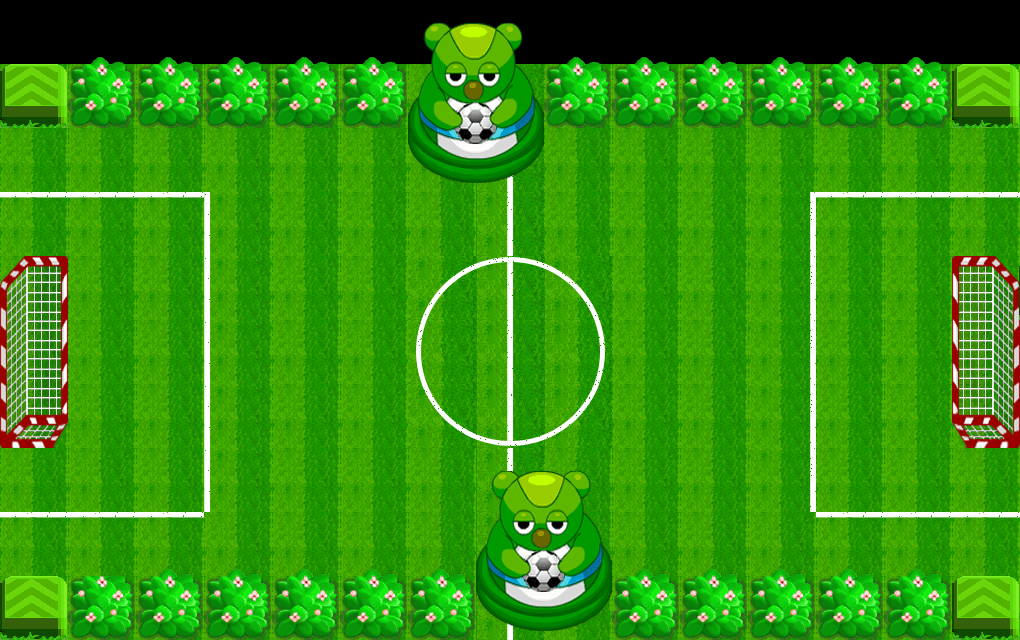

The image is a tile-based game level rendered from a .tmx file. Its description and source (layers, tilesets, objects; grid data summarised) follow:
An orthogonal 15x10 tile map with 68x64 px tiles, 4 tile layers (bg, item, wall, fg) and 2 objects (player1, player2).

<map version="1.0" orientation="orthogonal" renderorder="right-down" width="15" height="10" tilewidth="68" tileheight="64" nextobjectid="7">
 <tileset firstgid="1" name="football" tilewidth="68" tileheight="64" tilecount="40" columns="5">
  <image source="football.png" width="340" height="512" />
  <tile id="8">
   <properties>
    <property name="block" value="1" />
   </properties>
  </tile>
  <tile id="9">
   <properties>
    <property name="block" value="1" />
   </properties>
  </tile>
  <tile id="10">
   <properties>
    <property name="block" value="1" />
   </properties>
  </tile>
  <tile id="11">
   <properties>
    <property name="block" value="1" />
   </properties>
  </tile>
  <tile id="12">
   <properties>
    <property name="block" value="1" />
   </properties>
  </tile>
  <tile id="13">
   <properties>
    <property name="block" value="1" />
   </properties>
  </tile>
  <tile id="14">
   <properties>
    <property name="block" value="1" />
   </properties>
  </tile>
  <tile id="15">
   <properties>
    <property name="block" value="1" />
   </properties>
  </tile>
  <tile id="16">
   <properties>
    <property name="block" value="1" />
   </properties>
  </tile>
  <tile id="18">
   <properties>
    <property name="block" value="1" />
   </properties>
  </tile>
  <tile id="19">
   <properties>
    <property name="block" value="1" />
   </properties>
  </tile>
  <tile id="20">
   <properties>
    <property name="block" value="1" />
   </properties>
  </tile>
  <tile id="21">
   <properties>
    <property name="block" value="1" />
   </properties>
  </tile>
  <tile id="22">
   <properties>
    <property name="hide" value="1" />
   </properties>
  </tile>
  <tile id="23">
   <properties>
    <property name="block" value="1" />
   </properties>
  </tile>
  <tile id="24">
   <properties>
    <property name="block" value="1" />
   </properties>
  </tile>
  <tile id="28">
   <properties>
    <property name="block" value="1" />
   </properties>
  </tile>
  <tile id="29">
   <properties>
    <property name="block" value="1" />
   </properties>
  </tile>
 </tileset>
 <layer name="bg" width="15" height="10">
  <data>[150 cells, 135 non-empty, 13 distinct tile ids]</data>
 </layer>
 <layer name="item" width="15" height="10">
  <data>[150 cells, 26 non-empty, 2 distinct tile ids]</data>
 </layer>
 <layer name="wall" width="15" height="10">
  <data>[150 cells, 14 non-empty, 10 distinct tile ids]</data>
 </layer>
 <layer name="fg" width="15" height="10">
  <data>[150 cells, 25 non-empty, 3 distinct tile ids]</data>
 </layer>
 <objectgroup name="players">
  <object id="1" name="player1" x="846" y="357">
   <properties>
    <property name="playertype" value="npc1" />
   </properties>
  </object>
  <object id="4" name="player2" x="174" y="357">
   <properties>
    <property name="playertype" value="player" />
   </properties>
  </object>
 </objectgroup>
</map>
